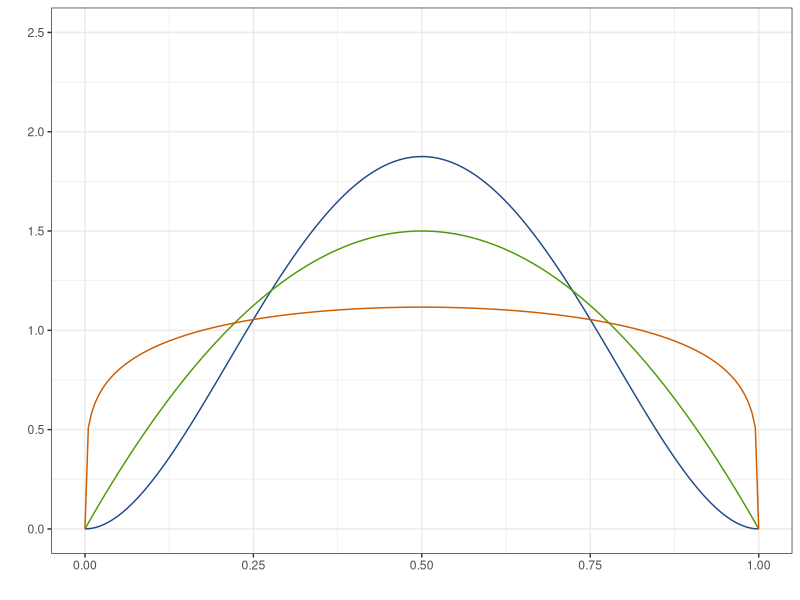
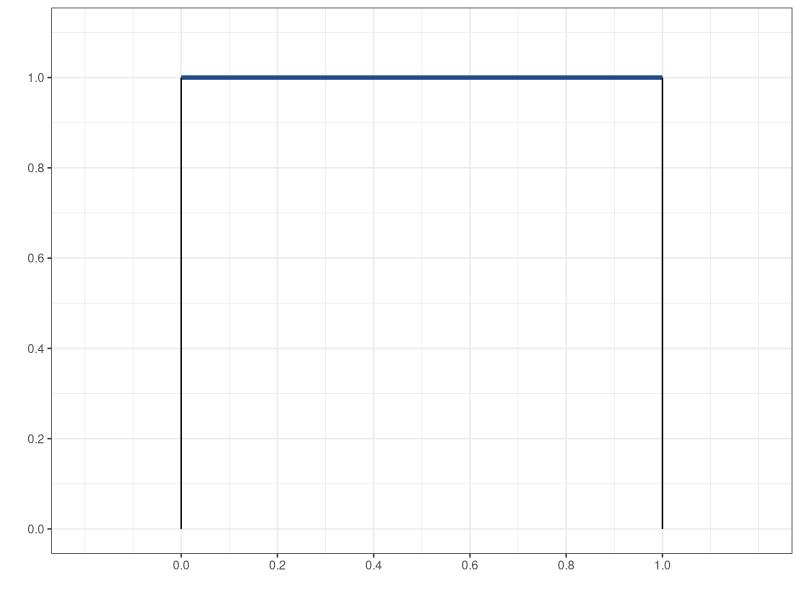
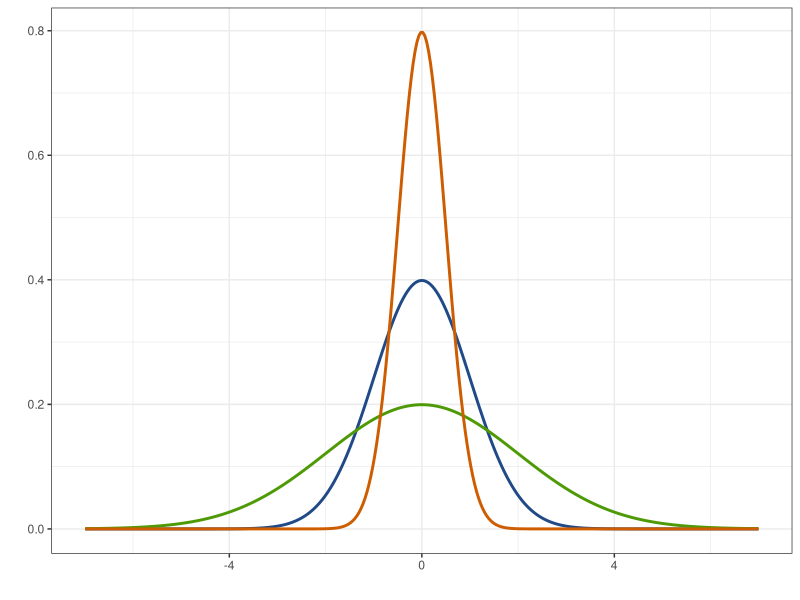
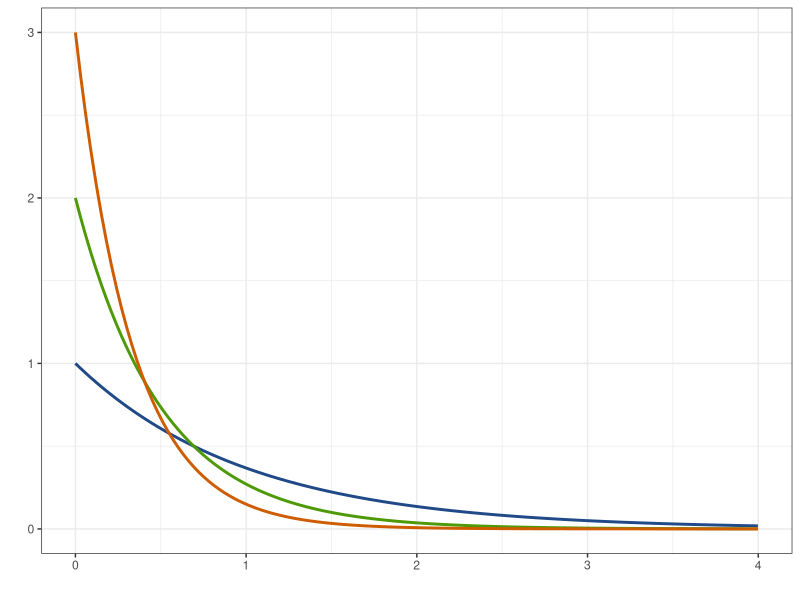
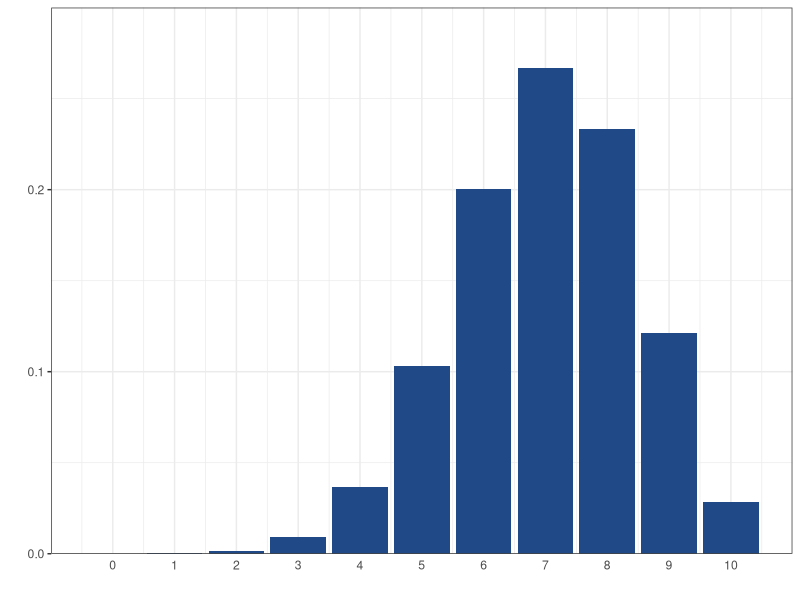
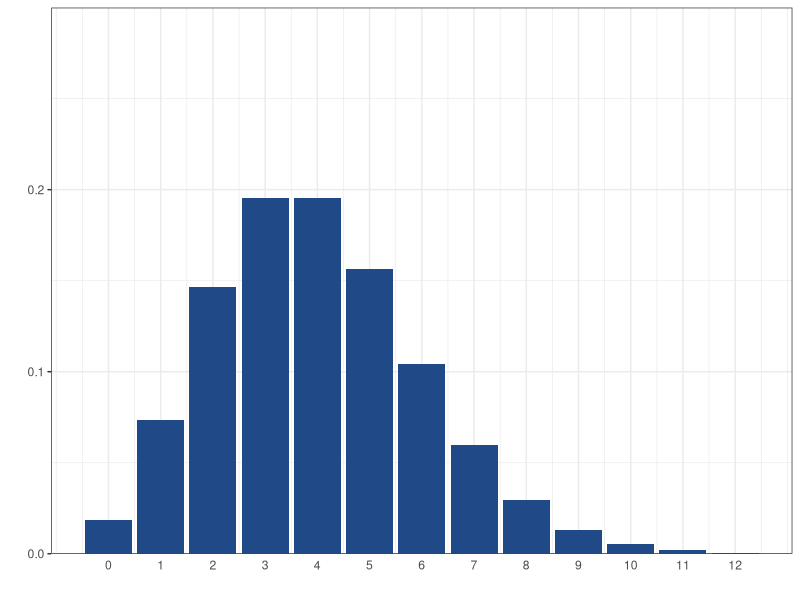
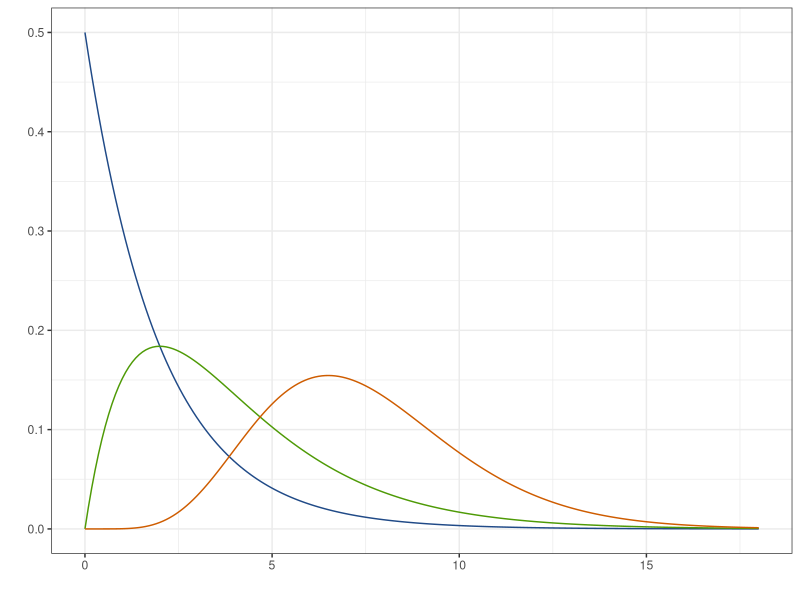
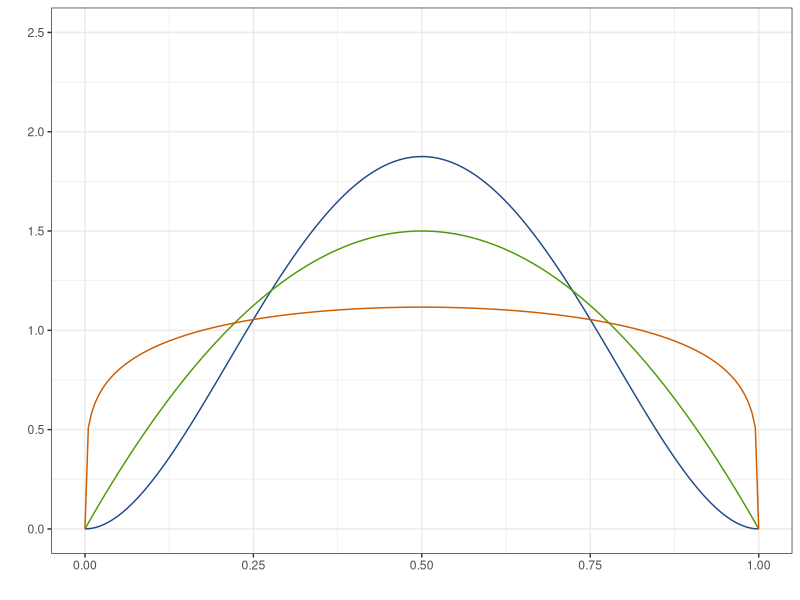

These figures' R source, in order:
library(ggplot2)

BLUE <- '#204A87'
GREEN <- '#4E9A06'
ORANGE <- '#CE5C00'

makeDf <- function(x, y) data.frame(x = x, y = y)

# Uniform
x <- seq(0, 1, length.out = 100)
y <- rep(1, 100)
df <- makeDf(x, y)
df_edges <- data.frame(
  x = c(0, 1),
  y = c(0, 0),
  xend = c(0, 1),
  yend = c(1, 1)
)

plot_uniform <- ggplot(df, aes(x, y)) +
  geom_line(color = BLUE, size = 1.5) +
  geom_segment(data = df_edges,
               aes(x = x, y = y, xend = xend, yend = yend)) +
  theme_bw() +
  labs(x = '', y = '') +
  scale_x_continuous(breaks = (0:5)/5, limits = c(-0.2, 1.2)) +
  scale_y_continuous(breaks = (0:6)/5, limits = c(0, 1.1))

ggsave('output/uniform.png',
       plot = plot_uniform,
       dpi = 192,
       width = 7,
       height = 7/3,
       units = 'in'
)

# Normal
x <- seq(-10, 10, length.out = 500)
y1 <- dnorm(x)
y2 <- dnorm(x, sd = 2)
y05 <- dnorm(x, sd = 0.5)
df <- data.frame(x = x, y1 = y1, y2 = y2, y05 = y05)

plot_normal <- ggplot(df, aes(x)) +
  geom_line(aes(y = y1), color = BLUE, size = 1) +
  geom_line(aes(y = y2), color = GREEN, size = 1) +
  geom_line(aes(y = y05), color = ORANGE, size = 1) +
  theme_bw() + 
  labs(x = '', y = '') +
  xlim(-7, 7)

ggsave('output/normal.png',
       plot = plot_normal,
       dpi = 192,
       width = 7,
       height = 7/3,
       units = 'in'
)

# Exponential
x <- seq(0, 15, length.out = 500)
y1 <- dexp(x, rate = 1)
y2 <- dexp(x, rate = 2)
y3 <- dexp(x, rate = 3)
df <- data.frame(x = x, y1 = y1, y2 = y2, y3 = y3)

plot_exp <- ggplot(df, aes(x)) +
  geom_line(aes(y = y1), color = BLUE, size = 1) +
  geom_line(aes(y = y2), color = GREEN, size = 1) +
  geom_line(aes(y = y3), color = ORANGE, size = 1) +
  theme_bw() + 
  labs(x = '', y = '') +
  xlim(0, 4)

ggsave('output/exponential.png',
       plot = plot_exp,
       dpi = 192,
       width = 7,
       height = 7/3,
       units = 'in'
)

# Binomial
x <- 0:10
y <- dbinom(x, 10, 0.7)
df <- makeDf(x, y)

plot_bin <- ggplot(df, aes(x, y)) +
  geom_col(fill = BLUE) +
  theme_bw() +
  scale_x_continuous(breaks = 0:10) +
  scale_y_continuous(limits = c(0, 0.3), expand = c(0, 0)) +
  theme(axis.ticks.x = element_blank()) +
  labs(x = '', y = '')
  
ggsave('output/binomial.png',
       plot = plot_bin,
       dpi = 192,
       width = 7,
       height = 7/3,
       units = 'in'
)

# Poisson
x <- 0:12
y <- dpois(x, 4)
df <- makeDf(x, y)

plot_poi <- ggplot(df, aes(x, y)) +
  geom_col(fill = BLUE) + 
  theme_bw() +
  scale_x_continuous(breaks = 0:12) +
  scale_y_continuous(limits = c(0, 0.3), expand = c(0, 0)) +
  theme(axis.ticks.x = element_blank()) +
  labs(x = '', y = '')

ggsave('output/poisson.png',
       plot = plot_poi,
       dpi = 192,
       width = 7,
       height = 7/3,
       units = 'in'
)

# Gamma
x <- seq(0, 18, length.out = 200)
y1 <- dgamma(x, 1, scale = 2)
y2 <- dgamma(x, 2, scale = 2)
y3 <- dgamma(x, 7.5, scale = 1)
df <- data.frame(x = x, y1 = y1, y2 = y2, y3 = y3)

plot_gamma <- ggplot(df, aes(x)) +
  geom_line(aes(y = y1), color = BLUE) +
  geom_line(aes(y = y2), color = GREEN) +
  geom_line(aes(y = y3), color = ORANGE) +
  theme_bw() +
  labs(x = '', y = '')
  
ggsave('output/gamma.png',
       plot = plot_gamma,
       dpi = 192,
       width = 7,
       height = 7/3,
       units = 'in'
)

# Beta
x <- seq(0, 1, length.out = 200)
y1 <- dbeta(x, 3, 3)
y2 <- dbeta(x, 2, 2)
y3 <- dbeta(x, 1.2, 1.2)
df <- data.frame(x = x, y1 = y1, y2 = y2, y3 = y3)

plot_beta <- ggplot(df, aes(x)) +
  geom_line(aes(y = y1), color = BLUE) +
  geom_line(aes(y = y2), color = GREEN) +
  geom_line(aes(y = y3), color = ORANGE) +
  theme_bw() +
  ylim(0, 2.5) +
  labs(x = '', y = '')
plot_beta
  
ggsave('output/beta.png',
       plot = plot_beta,
       dpi = 192,
       width = 4,
       height = 4,
       units = 'in'
)

# Slide 19 Beta
x <- seq(0, 1, length.out = 200)
y19 <- dbeta(x, 5, 5)
df <- makeDf(x, y19)

plot_slide19 <- ggplot(df, aes(x, y)) +
  geom_line(color = BLUE) +
  theme_bw() +
  labs(x = '', y = '')

ggsave('output/slide19.png',
       plot = plot_slide19,
       dpi = 192,
       width = 4,
       height = 4,
       units = 'in'
)
